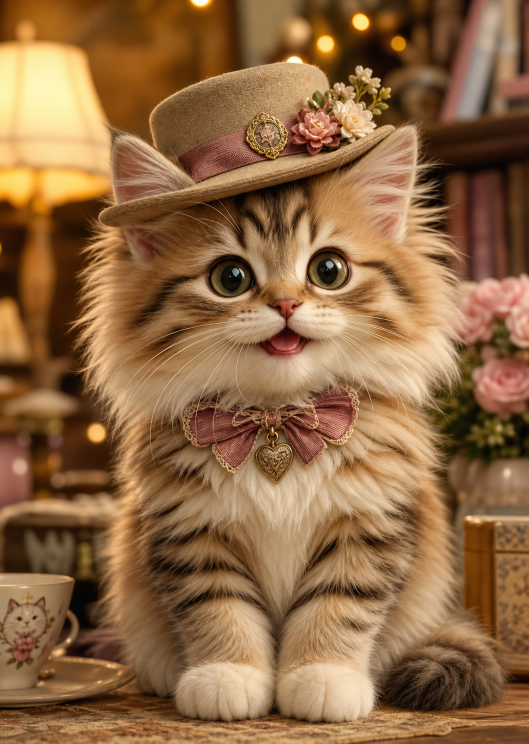
#> input picture test-image.png, 1058 x 1487 px (shown at 1/2 size)
$ python -i scripts-render-overlays.py   (imports and definitions only)
#> lines starting #> are read from the running program, lines starting #| are printed output that depends on the picture
#> further down, picture is the input picture: PIL image 1058x1487 RGB; mean R, G, B 143.3, 104.4, 67.2
#!/usr/bin/env python3
import json
import os
import sys
from PIL import Image, ImageDraw, ImageFont, ImageFilter

WIDTH = 1080
HEIGHT = 1920
SAFE_X = 72
SAFE_TOP = 180
SAFE_BOTTOM = 180


# [13 lines left out: function find_font, not called in this run]


def fit_cover(img):
    img = img.convert("RGB")
    ratio = max(WIDTH / img.width, HEIGHT / img.height)
#> ratio = 1.29
    size = (int(img.width * ratio), int(img.height * ratio))
#> size = (1366, 1920)
    img = img.resize(size, Image.Resampling.LANCZOS)
    left = (img.width - WIDTH) // 2
#> left = 143
    top = (img.height - HEIGHT) // 2
#> top = 0
    return img.crop((left, top, left + WIDTH, top + HEIGHT))
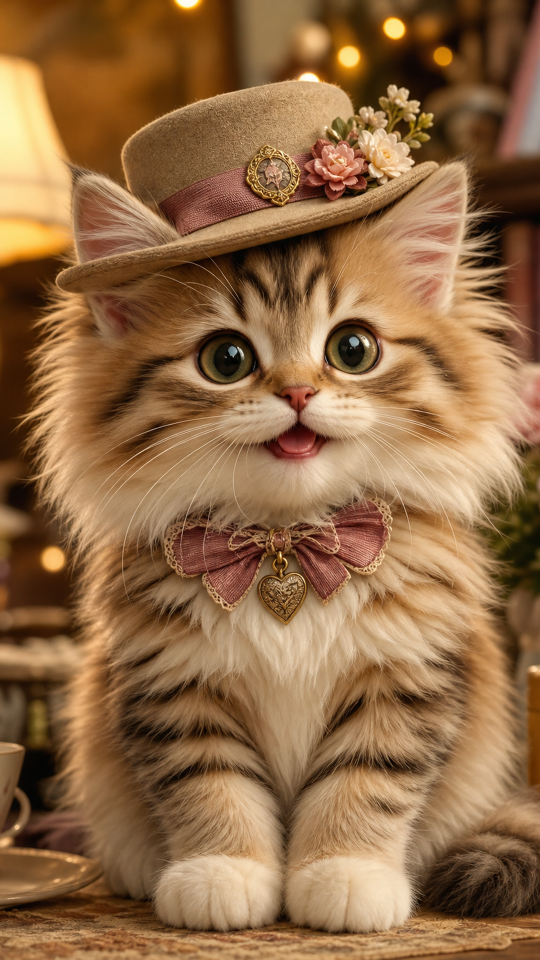
#> returned value: PIL image 1080x1920 RGB (shown at 1/2 size); mean R, G, B 145.1, 106.6, 69.4


def text_size(draw, text, font, spacing=10, stroke_width=0):
    bbox = draw.multiline_textbbox((0, 0), text, font=font, spacing=spacing, stroke_width=stroke_width)
    return bbox[2] - bbox[0], bbox[3] - bbox[1]


# [83 lines left out: functions wrap_text, render_overlay, not called in this run]


# [24 lines not run here, left out]

>>> from PIL import Image
>>> picture = Image.open('test-image.png')
>>> result = fit_cover(picture)
